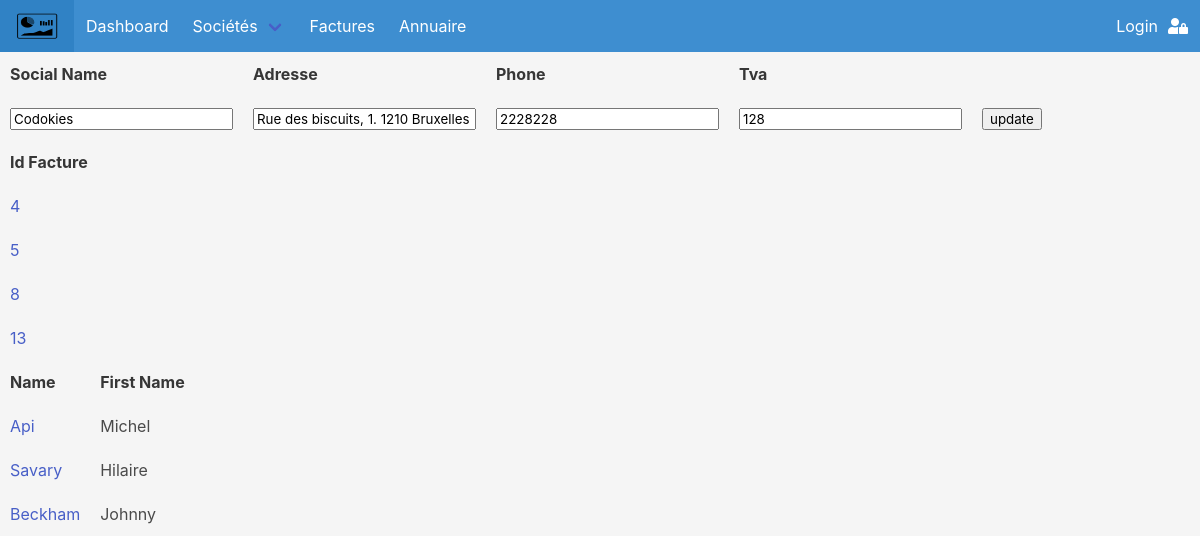
/?page=detailsociete&societe=1, run on the app's committed database.
### tables this page shows
CREATE TABLE `societe` (
  `idsociete` int(11) NOT NULL,
  `socialname` varchar(45) NOT NULL,
  `adresse` varchar(45) NOT NULL,
  `country` varchar(45) NOT NULL,
  `tvanumber` int(3) NOT NULL,
  `telephonesociete` int(20) NOT NULL
);

CREATE TABLE `factures` (
  `idfactures` int(11) NOT NULL,
  `datefacture` date NOT NULL,
  `prestationmotif` varchar(45) NOT NULL,
  `idsociete` int(11) DEFAULT NULL,
  `idpersonnes` int(11) DEFAULT NULL
);

CREATE TABLE `personnes` (
  `idpersonnes` int(11) NOT NULL,
  `name` varchar(20) NOT NULL,
  `firstname` varchar(20) NOT NULL,
  `personnesphone` int(20) NOT NULL,
  `email` varchar(45) NOT NULL,
  `idsociete` int(11) DEFAULT NULL
);

### controllers/detailsociete.control.php (called while the page is built)
<?php
  require "controllers/partials/partial.control.php";
  require "models/detailsociete.model.php";
  require "views/detailsociete.view.php";
 ?>

### models/detailsociete.model.php (called while the page is built, shortened)
<?php
  $displayDetailsSocieties = $dbh->prepare('SELECT * FROM societe WHERE societe.idsociete = :id');
  $displayDetailsSocieties2 = $dbh->prepare('SELECT * FROM personnes WHERE personnes.idsociete = :id');
  $displayDetailsSocieties3 = $dbh->prepare('SELECT * FROM factures WHERE factures.idsociete = :id');
  $displayDetailsSocieties->bindParam(':id', $id);
  $displayDetailsSocieties2->bindParam(':id', $id);
  $displayDetailsSocieties3->bindParam(':id', $id);
  $displayDetailsSocieties->execute();
  $displayDetailsSocieties2->execute();
  $displayDetailsSocieties3->execute();
 ?>

### views/detailsociete.view.php (the view)
  <form action="" method="post">
    <table>
      <thead>
        <th>social name</th>
        <th>adresse</th>
        <th>phone</th>
        <th>tva</th>
      </thead>
      <tbody>
        <?php while ($donneesixth = $displayDetailsSocieties->fetch()) { ?>
          <tr>
            <td>
              <input type="text" name="socialname" value="<?php echo $donneesixth['socialname'] ?>">
            </td>
            <td>
             <input type="text" name="adresse" value="<?php echo $donneesixth['adresse'] ?>">
            </td>
            <td>
              <input type="number" name="telephonesociete" value="<?php echo $donneesixth['telephonesociete'] ?>">
            </td>
            <td>
             <input type="number" name="tvanumber" value="<?php echo $donneesixth['tvanumber'] ?>">
            </td>
            <td><input type="submit" name="update" value="update"></td>
          </tr>
        <?php } ?>
      </tbody>
    </table>
    <table>
      <thead>
        <th>id facture</th>
      </thead>
      <tbody>
        <?php while ($donneesixth2 = $displayDetailsSocieties3->fetch()) { ?>
          <tr>
            <td> <a href="?page=detailfacture&factures=<?php echo $donneesixth2['idfactures'] ?>"><?php echo $donneesixth2['idfactures']?></a></td>
          </tr>
        <?php } ?>
      </tbody>
    </table>
    <table>
      <thead>
        <th>name</th>
        <th>first name</th>
      </thead>
      <tbody>
        <?php while ($donneesixth3 = $displayDetailsSocieties2->fetch()) { ?>
          <tr>
            <td><a href="?page=detailcontact&annuaire=<?php echo $donneesixth3['idpersonnes'] ?>"><?php echo $donneesixth3['name']?></a></td>
            <td><?php echo $donneesixth3['firstname']?></td>
          </tr>
        <?php } ?>
      </tbody>
    </table>
   </form>
  </body>
</html>

### assets/css/style.css (style rules this page uses)
body { background-color: #F5F5F5; }
th, td { padding: 10px; }
th { background-color: #F5F5F5; text-transform: capitalize; }

### data on the page
societe: socialname "Codokies", adresse "Rue des biscuits, 1. 1210 Bruxelles", telephonesociete "2228228", tvanumber "128"
factures: idfactures "4"
factures: idfactures "5"
factures: idfactures "8"
factures: idfactures "13"
personnes: name "Api", firstname "Michel"
personnes: name "Savary", firstname "Hilaire"
personnes: name "Beckham", firstname "Johnny"
